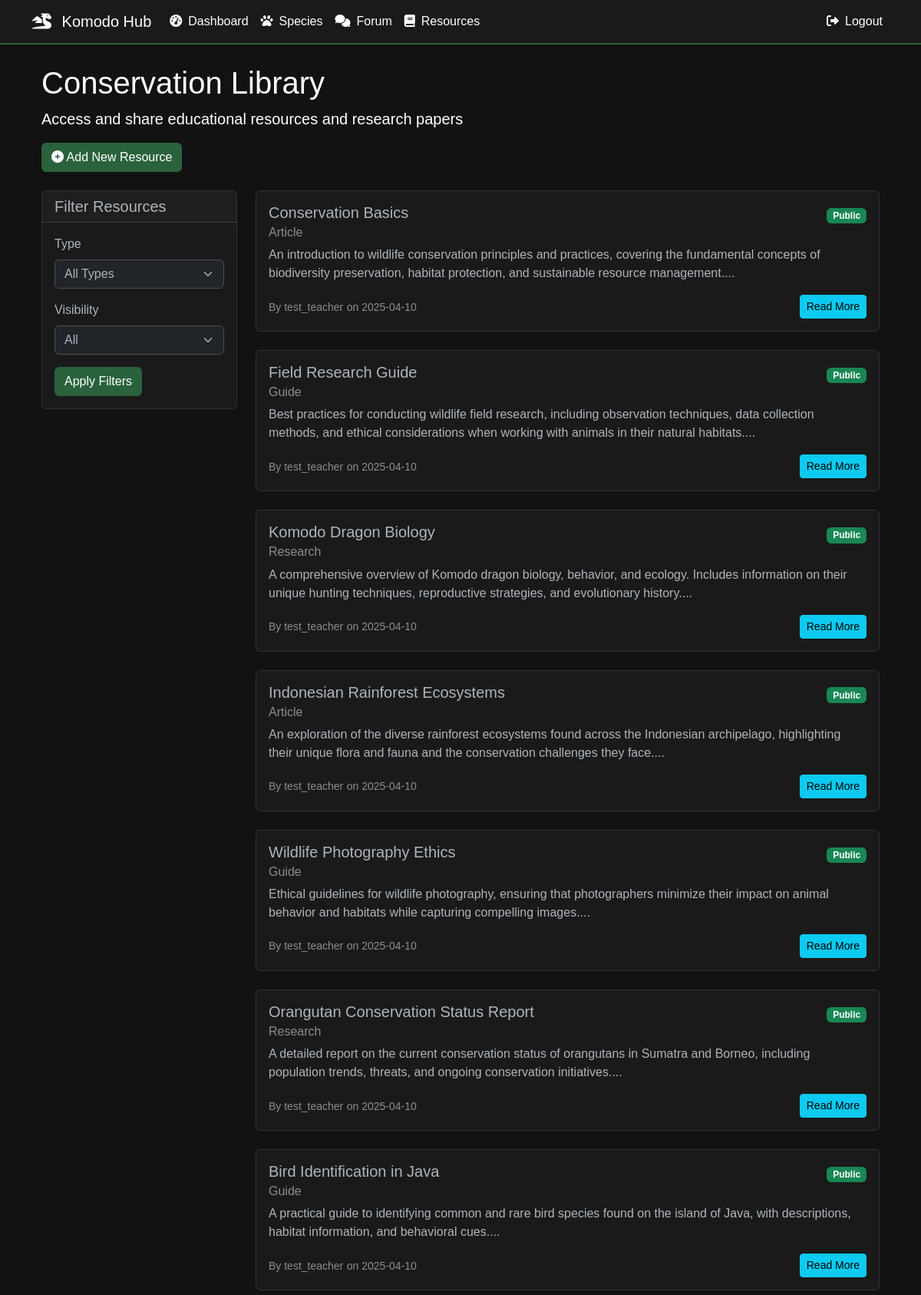
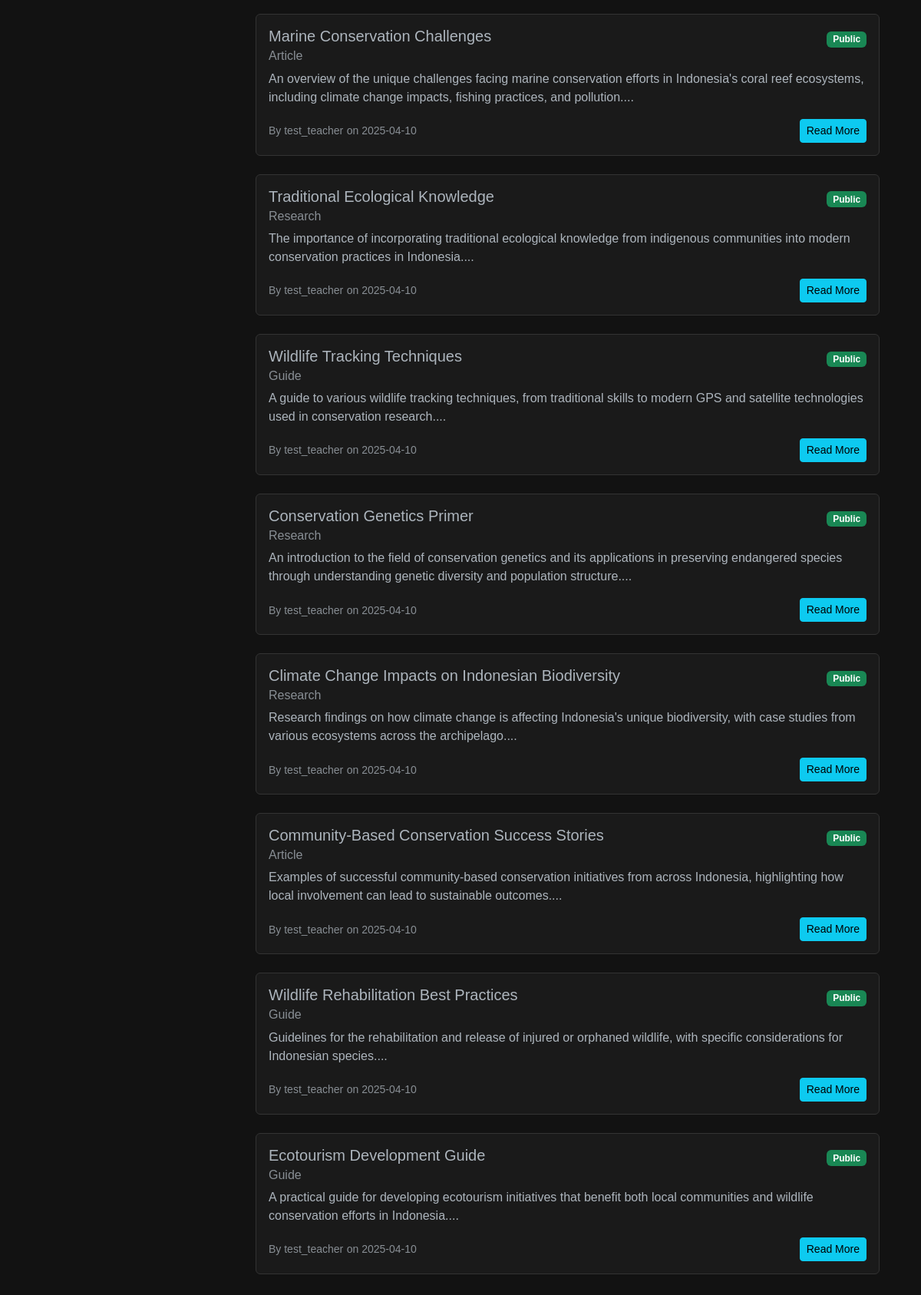
Screenshot of /library/library/resources (signed in) with the database file from the repository (2 pictures, top to bottom).
### models.py (models this page shows, shortened)
class LibraryResource(db.Model):
    id = db.Column(db.Integer, primary_key=True)
    title = db.Column(db.String(200), nullable=False)
    content = db.Column(db.Text, nullable=False)
    resource_type = db.Column(db.String(50), nullable=False)
    author_id = db.Column(db.Integer, db.ForeignKey('user.id'), nullable=False)
    created_at = db.Column(db.DateTime, default=datetime.utcnow)
    is_public = db.Column(db.Boolean, default=True)
    author = db.relationship('User', foreign_keys=[author_id], backref=db.backref('authored_resources', lazy=True))

class User(UserMixin, db.Model):
    id = db.Column(db.Integer, primary_key=True)
    username = db.Column(db.String(64), unique=True, nullable=False)
    email = db.Column(db.String(120), unique=True, nullable=False)
    password_hash = db.Column(db.String(256))
    role = db.Column(db.String(20), nullable=False)  # 'student', 'teacher', 'community', or 'admin'
    is_admin = db.Column(db.Boolean, default=False)  # Admin flag for additional permissions
    created_at = db.Column(db.DateTime, default=datetime.utcnow)
    avatar = db.Column(db.String(200), default='default.svg')
    theme_preference = db.Column(db.String(50), default='light')
    progress_records = db.relationship('UserProgress', back_populates='user', lazy=True)
    species_sightings = db.relationship('SpeciesSighting', backref='observer', lazy=True)
    species_created = db.relationship('Species', backref='created_by', lazy=True)
    forum_threads = db.relationship('ForumThread', backref='author', lazy=True)
    forum_posts = db.relationship('ForumPost', backref='author', lazy=True)
    notes_given = db.relationship('Note', foreign_keys='Note.teacher_id', back_populates='teacher', lazy=True)
    notes_received = db.relationship('Note', foreign_keys='Note.student_id', back_populates='student', lazy=True)
    sent_messages = db.relationship('Message', back_populates='sender', foreign_keys='Message.sender_id', lazy=True)
    received_messages = db.relationship('Message', back_populates='recipient', foreign_keys='Message.recipient_id', lazy=True)
    forum_upvotes = db.relationship('ForumUpvote', backref='user', lazy=True)
    coordinated_programs = db.relationship('ConservationProgram', backref='coordinator', lazy=True, foreign_keys='ConservationProgram.coordinator_id')
    programs_joined = db.relationship('ConservationProgram', secondary='user_programs', lazy=True,
                                    backref=db.backref('participants', lazy=True),
                                    primaryjoin="User.id==UserPrograms.user_id",
                                    secondaryjoin="UserPrograms.program_id==ConservationProgram.id")
    def is_administrator(self):
        return self.is_admin

### blueprints/library.py (the view)
@library.route('/library')
@library.route('/library/resources')
@login_required
def resources():
    resources = LibraryResource.query.filter(
        (LibraryResource.is_public == True) |
        (LibraryResource.author_id == current_user.id)  # Show resources created by the current user
    ).order_by(LibraryResource.created_at.desc()).all()
    return render_template('library/list.html', resources=resources)

### app.py (called while the page is built)
@app.context_processor
def utility_processor():
    return {'now': datetime.now}

@login_manager.user_loader
def load_user(id):
    return User.query.get(int(id))

### templates/library/list.html (shortened to what this page needs)
{% extends "base.html" %}
{% block content %}
<div class="container">
    <div class="row mb-4">
        <div class="col">
            <h1>Conservation Library</h1>
            <p class="lead">Access and share educational resources and research papers</p>
            <a href="{{ url_for('library.add_resource') }}" class="btn btn-primary">
                <i class="fas fa-plus-circle"></i> Add New Resource
            </a>
        </div>
    </div>
    <div class="row">
        <div class="col-md-3">
            <div class="card mb-4">
                <div class="card-header">
                    <h5 class="card-title mb-0">Filter Resources</h5>
                </div>
                <div class="card-body">
                    <form method="GET" action="{{ url_for('library.resources') }}">
                        <div class="mb-3">
                            <label class="form-label">Type</label>
                            <select name="type" class="form-select">
                                <option value="">All Types</option>
                            </select>
                        </div>
                        <div class="mb-3">
                            <label class="form-label">Visibility</label>
                            <select name="visibility" class="form-select">
                                <option value="">All</option>
                            </select>
                        </div>
                        <button type="submit" class="btn btn-primary">Apply Filters</button>
                    </form>
                </div>
            </div>
        </div>
        <div class="col-md-9">
            {% for resource in resources %}
            <div class="card mb-4">
                <div class="card-body">
                    <div class="d-flex justify-content-between align-items-center">
                        <h5 class="card-title">{{ resource.title }}</h5>
                        <span class="badge {% if resource.is_public %}bg-success{% else %}bg-warning{% endif %}">
                            {{ 'Public' if resource.is_public else 'Private' }}
                        </span>
                    </div>
                    <h6 class="card-subtitle mb-2 text-muted">{{ resource.resource_type|title }}</h6>
                    <p class="card-text">{{ resource.content[:200] }}...</p>
                    <div class="d-flex justify-content-between align-items-center">
                        <div>
                            <small class="text-muted">By {{ resource.author.username }}</small>
                            <small class="text-muted">on {{ resource.created_at.strftime('%Y-%m-%d') }}</small>
                        </div>
                        <a href="{{ url_for('library.view_resource', id=resource.id) }}" class="btn btn-info btn-sm">
                            Read More
                        </a>
                    </div>
                </div>
            </div>
            {% else %}
            <div class="alert alert-info">
                No resources found. Be the first to add one!
            </div>
            {% endfor %}
        </div>
    </div>
</div>
{% endblock %}

### templates/base.html (style rules this page uses)
:root { --bg-dark: #1a1a1a; --bg-darker: #121212; --text-light: #ffffff; --text-muted: #888888; --accent-color: #2a623d; --accent-hover: #1a472a; --border-color: #333333; }
body { background-color: var(--bg-darker); color: var(--text-light); font-family: 'Arial', sans-serif; padding-top: 60px; }
.card { background-color: var(--bg-dark); border: 1px solid var(--border-color); }
.btn-primary { background-color: var(--accent-color); border-color: var(--accent-color); }

### rows the page displays
LibraryResource: title "Conservation Basics", is_public "Public", resource_type "Article", content "An introduction to wildlife conservation principles and practices, covering the fundamental concepts of biodiversity preservation, habitat protection, and sustainable resource management.", author.username "test_teacher", created_at "2025-04-10"
LibraryResource: title "Field Research Guide", is_public "Public", resource_type "Guide", content "Best practices for conducting wildlife field research, including observation techniques, data collection methods, and ethical considerations when working with animals in their natural habitats.", author.username "test_teacher", created_at "2025-04-10"
LibraryResource: title "Komodo Dragon Biology", is_public "Public", resource_type "Research", content "A comprehensive overview of Komodo dragon biology, behavior, and ecology. Includes information on their unique hunting techniques, reproductive strategies, and evolutionary history.", author.username "test_teacher", created_at "2025-04-10"
LibraryResource: title "Indonesian Rainforest Ecosystems", is_public "Public", resource_type "Article", content "An exploration of the diverse rainforest ecosystems found across the Indonesian archipelago, highlighting their unique flora and fauna and the conservation challenges they face.", author.username "test_teacher", created_at "2025-04-10"
LibraryResource: title "Wildlife Photography Ethics", is_public "Public", resource_type "Guide", content "Ethical guidelines for wildlife photography, ensuring that photographers minimize their impact on animal behavior and habitats while capturing compelling images.", author.username "test_teacher", created_at "2025-04-10"
LibraryResource: title "Orangutan Conservation Status Report", is_public "Public", resource_type "Research", content "A detailed report on the current conservation status of orangutans in Sumatra and Borneo, including population trends, threats, and ongoing conservation initiatives.", author.username "test_teacher", created_at "2025-04-10"
LibraryResource: title "Bird Identification in Java", is_public "Public", resource_type "Guide", content "A practical guide to identifying common and rare bird species found on the island of Java, with descriptions, habitat information, and behavioral cues.", author.username "test_teacher", created_at "2025-04-10"
LibraryResource: title "Marine Conservation Challenges", is_public "Public", resource_type "Article", content "An overview of the unique challenges facing marine conservation efforts in Indonesia's coral reef ecosystems, including climate change impacts, fishing practices, and pollution.", author.username "test_teacher", created_at "2025-04-10"
LibraryResource: title "Traditional Ecological Knowledge", is_public "Public", resource_type "Research", content "The importance of incorporating traditional ecological knowledge from indigenous communities into modern conservation practices in Indonesia.", author.username "test_teacher", created_at "2025-04-10"
LibraryResource: title "Wildlife Tracking Techniques", is_public "Public", resource_type "Guide", content "A guide to various wildlife tracking techniques, from traditional skills to modern GPS and satellite technologies used in conservation research.", author.username "test_teacher", created_at "2025-04-10"
LibraryResource: title "Conservation Genetics Primer", is_public "Public", resource_type "Research", content "An introduction to the field of conservation genetics and its applications in preserving endangered species through understanding genetic diversity and population structure.", author.username "test_teacher", created_at "2025-04-10"
LibraryResource: title "Climate Change Impacts on Indonesian Biodiversity", is_public "Public", resource_type "Research", content "Research findings on how climate change is affecting Indonesia's unique biodiversity, with case studies from various ecosystems across the archipelago.", author.username "test_teacher", created_at "2025-04-10"
LibraryResource: title "Community-Based Conservation Success Stories", is_public "Public", resource_type "Article", content "Examples of successful community-based conservation initiatives from across Indonesia, highlighting how local involvement can lead to sustainable outcomes.", author.username "test_teacher", created_at "2025-04-10"
LibraryResource: title "Wildlife Rehabilitation Best Practices", is_public "Public", resource_type "Guide", content "Guidelines for the rehabilitation and release of injured or orphaned wildlife, with specific considerations for Indonesian species.", author.username "test_teacher", created_at "2025-04-10"
LibraryResource: title "Ecotourism Development Guide", is_public "Public", resource_type "Guide", content "A practical guide for developing ecotourism initiatives that benefit both local communities and wildlife conservation efforts in Indonesia.", author.username "test_teacher", created_at "2025-04-10"
